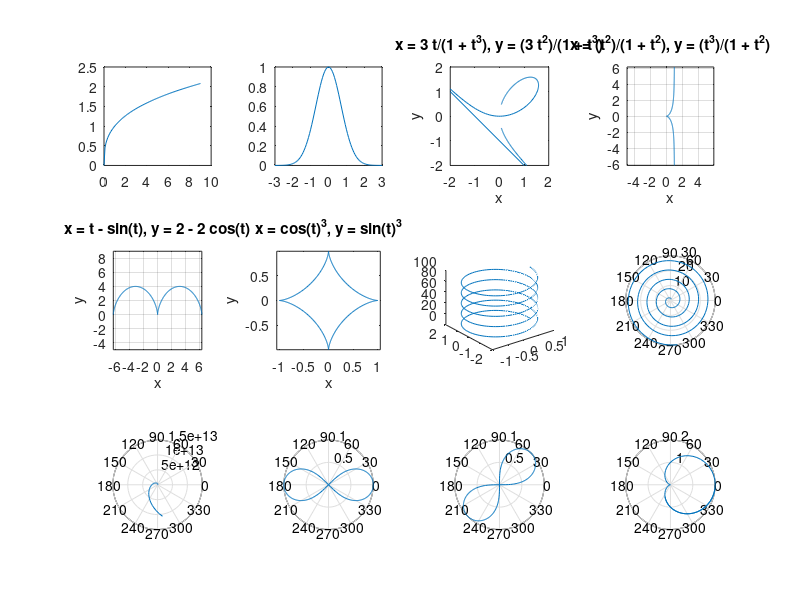

The MATLAB script that drew this image:
% --------------------立方抛物线---------------------------
subplot(3, 4, 1)
x = linspace(0,9);
y = x.^ (1/3);
plot(x, y)

% --------------------高斯曲线---------------------------
subplot(3, 4, 2)
x = linspace(-3,3);
y = exp(- x.^2);
plot(x, y)

% --------------------笛卡尔曲线---------------------------
subplot(3, 4, 3)

ezplot('3.*t./(1 + t.^3)','(3.*t.^2)./(1 + t.^3)',[-2*pi , 2*pi] )
axis([ -2 , 2 , -2 , 2]);   %显示局部范围

% --------------------蔓叶线---------------------------
subplot(3, 4, 4)

ezplot('(t.^2)./(1 + t.^2)','(t.^3)./(1 + t.^2)',[-2*pi , 2*pi] )
grid on

% --------------------摆线---------------------------
subplot(3, 4, 5)

ezplot('t - sin(t)','2 - 2.*cos(t)',[-2*pi , 2*pi] )
grid on

% --------------------星形线---------------------------
subplot(3, 4, 6)

ezplot('cos(t)^3' , 'sin(t)^3' , [0 , 2*pi]) 

% --------------------螺旋线---------------------------
subplot(3, 4, 7)

t = 0 : pi/50 : 10*pi;
plot3(cos(t) , 2.*sin(t) , 3.*t)

% --------------------阿基米德螺线---------------------------
subplot(3, 4, 8)

theta = 1 : .1 : 30 ;
r = theta ;
polar(theta, r)

% --------------------对数螺线---------------------------
subplot(3, 4, 9)

theta = 1 : .1 : 30 ;
r = exp(theta) ;
polar(theta, r)

% --------------------双纽线---------------------------
subplot(3, 4, 10)

theta = 0 : .01 : 2*pi ;
r = sqrt(cos(2*theta)) ;
polar(theta, r)

% --------------------双纽线---------------------------
subplot(3, 4, 11)

theta = 0 : .01 : 2*pi ;
r = sqrt(sin(2*theta)) ;
polar(theta, r)

% --------------------心形线---------------------------
subplot(3, 4, 12)

theta = -2 : .1 : 2*pi ;
r = 1 + cos(theta);
polar(theta, r)